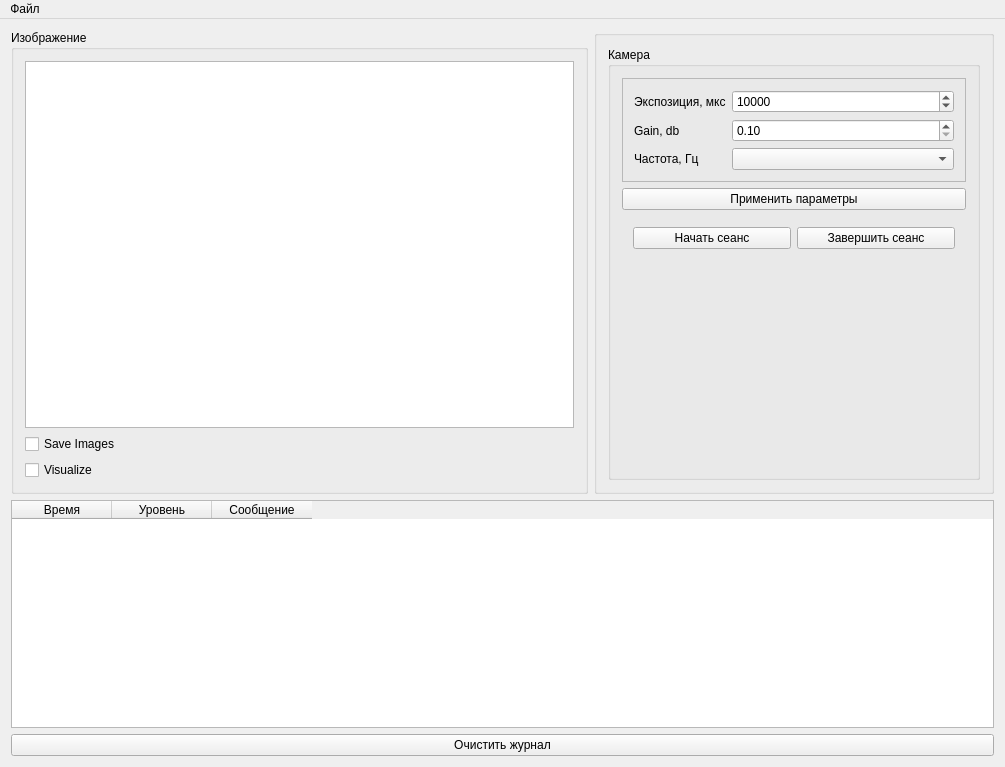
<?xml version="1.0" encoding="UTF-8"?>
<ui version="4.0">
 <class>VismutinPrototypeModuleClass</class>
 <widget class="QMainWindow" name="VismutinPrototypeModuleClass">
  <property name="geometry">
   <rect>
    <x>0</x>
    <y>0</y>
    <width>1005</width>
    <height>767</height>
   </rect>
  </property>
  <property name="windowTitle">
   <string>VismutinPrototypeModule | Висмутин Прототип</string>
  </property>
  <widget class="QWidget" name="centralWidget">
   <property name="sizePolicy">
    <sizepolicy hsizetype="Expanding" vsizetype="Expanding">
     <horstretch>0</horstretch>
     <verstretch>0</verstretch>
    </sizepolicy>
   </property>
   <layout class="QVBoxLayout" name="verticalLayout_8">
    <item>
     <layout class="QHBoxLayout" name="horizontalLayoutCentralWidget">
      <item>
       <widget class="QGroupBox" name="groupBoxImage">
        <property name="title">
         <string>Изображение</string>
        </property>
        <layout class="QVBoxLayout" name="verticalLayout_3">
         <item>
          <layout class="QVBoxLayout" name="verticalLayout">
           <item>
            <widget class="QGraphicsView" name="graphicsView">
             <property name="verticalScrollBarPolicy">
              <enum>Qt::ScrollBarAlwaysOff</enum>
             </property>
             <property name="horizontalScrollBarPolicy">
              <enum>Qt::ScrollBarAlwaysOff</enum>
             </property>
             <property name="dragMode">
              <enum>QGraphicsView::ScrollHandDrag</enum>
             </property>
            </widget>
           </item>
           <item>
            <widget class="QCheckBox" name="cbSaveImages">
             <property name="text">
              <string>Save Images</string>
             </property>
            </widget>
           </item>
           <item>
            <widget class="QCheckBox" name="cbVisualize">
             <property name="text">
              <string>Visualize</string>
             </property>
            </widget>
           </item>
          </layout>
         </item>
        </layout>
       </widget>
      </item>
      <item>
       <widget class="QGroupBox" name="groupBoxRight">
        <property name="sizePolicy">
         <sizepolicy hsizetype="Fixed" vsizetype="Expanding">
          <horstretch>0</horstretch>
          <verstretch>0</verstretch>
         </sizepolicy>
        </property>
        <property name="minimumSize">
         <size>
          <width>400</width>
          <height>0</height>
         </size>
        </property>
        <property name="maximumSize">
         <size>
          <width>500</width>
          <height>16777215</height>
         </size>
        </property>
        <property name="title">
         <string/>
        </property>
        <property name="flat">
         <bool>false</bool>
        </property>
        <layout class="QVBoxLayout" name="verticalLayout_2">
         <item>
          <widget class="QGroupBox" name="groupBoxCameras">
           <property name="title">
            <string>Камера</string>
           </property>
           <layout class="QVBoxLayout" name="verticalLayout_5">
            <item>
             <widget class="QFrame" name="frame">
              <property name="frameShape">
               <enum>QFrame::StyledPanel</enum>
              </property>
              <property name="frameShadow">
               <enum>QFrame::Raised</enum>
              </property>
              <layout class="QGridLayout" name="gridLayout">
               <item row="2" column="0">
                <widget class="QLabel" name="labelFrequency">
                 <property name="text">
                  <string>Частота, Гц</string>
                 </property>
                </widget>
               </item>
               <item row="1" column="0">
                <widget class="QLabel" name="labelGain">
                 <property name="sizePolicy">
                  <sizepolicy hsizetype="Fixed" vsizetype="Preferred">
                   <horstretch>0</horstretch>
                   <verstretch>0</verstretch>
                  </sizepolicy>
                 </property>
                 <property name="text">
                  <string>Gain, db</string>
                 </property>
                </widget>
               </item>
               <item row="0" column="0">
                <widget class="QLabel" name="labelExposure">
                 <property name="sizePolicy">
                  <sizepolicy hsizetype="Fixed" vsizetype="Preferred">
                   <horstretch>0</horstretch>
                   <verstretch>0</verstretch>
                  </sizepolicy>
                 </property>
                 <property name="text">
                  <string>Экспозиция, мкс</string>
                 </property>
                </widget>
               </item>
               <item row="0" column="1" colspan="2">
                <widget class="QSpinBox" name="spinBoxExposure">
                 <property name="minimum">
                  <number>10</number>
                 </property>
                 <property name="maximum">
                  <number>671000</number>
                 </property>
                 <property name="singleStep">
                  <number>10</number>
                 </property>
                 <property name="value">
                  <number>10000</number>
                 </property>
                </widget>
               </item>
               <item row="1" column="1" colspan="2">
                <widget class="QDoubleSpinBox" name="doubleSpinBoxGain">
                 <property name="minimum">
                  <double>0.100000000000000</double>
                 </property>
                 <property name="maximum">
                  <double>15.990000000000000</double>
                 </property>
                </widget>
               </item>
               <item row="2" column="1" colspan="2">
                <widget class="QComboBox" name="comboBoxFrequency"/>
               </item>
              </layout>
             </widget>
            </item>
            <item>
             <widget class="QPushButton" name="pushButtonApplyParams">
              <property name="text">
               <string>Применить параметры</string>
              </property>
             </widget>
            </item>
            <item>
             <widget class="QWidget" name="widgetCamerasButtons" native="true">
              <property name="sizePolicy">
               <sizepolicy hsizetype="Preferred" vsizetype="Fixed">
                <horstretch>0</horstretch>
                <verstretch>0</verstretch>
               </sizepolicy>
              </property>
              <property name="maximumSize">
               <size>
                <width>16777215</width>
                <height>16777215</height>
               </size>
              </property>
              <layout class="QHBoxLayout" name="horizontalLayout_2">
               <item>
                <widget class="QPushButton" name="pushButtonStart">
                 <property name="text">
                  <string>Начать сеанс</string>
                 </property>
                </widget>
               </item>
               <item>
                <widget class="QPushButton" name="pushButtonStop">
                 <property name="text">
                  <string>Завершить сеанс</string>
                 </property>
                </widget>
               </item>
              </layout>
             </widget>
            </item>
            <item>
             <spacer name="verticalSpacer">
              <property name="orientation">
               <enum>Qt::Vertical</enum>
              </property>
              <property name="sizeHint" stdset="0">
               <size>
                <width>20</width>
                <height>40</height>
               </size>
              </property>
             </spacer>
            </item>
           </layout>
          </widget>
         </item>
        </layout>
       </widget>
      </item>
     </layout>
    </item>
    <item>
     <widget class="QTableWidget" name="tableWidgetLogger">
      <property name="maximumSize">
       <size>
        <width>16777215</width>
        <height>228</height>
       </size>
      </property>
      <column>
       <property name="text">
        <string>Время</string>
       </property>
      </column>
      <column>
       <property name="text">
        <string>Уровень</string>
       </property>
      </column>
      <column>
       <property name="text">
        <string>Сообщение</string>
       </property>
      </column>
     </widget>
    </item>
    <item>
     <widget class="QPushButton" name="pushButtonClearLog">
      <property name="text">
       <string>Очистить журнал</string>
      </property>
     </widget>
    </item>
   </layout>
  </widget>
  <widget class="QMenuBar" name="menuBar">
   <property name="geometry">
    <rect>
     <x>0</x>
     <y>0</y>
     <width>1005</width>
     <height>21</height>
    </rect>
   </property>
   <widget class="QMenu" name="menu">
    <property name="title">
     <string>Файл</string>
    </property>
    <addaction name="actionStab"/>
    <addaction name="separator"/>
    <addaction name="action"/>
   </widget>
   <addaction name="menu"/>
  </widget>
  <action name="action">
   <property name="text">
    <string>Выход</string>
   </property>
  </action>
  <action name="actionStab">
   <property name="text">
    <string>Stab</string>
   </property>
  </action>
 </widget>
 <layoutdefault spacing="6" margin="11"/>
 <resources>
  <include location="videoprocessingmodule.qrc"/>
 </resources>
 <connections/>
</ui>
